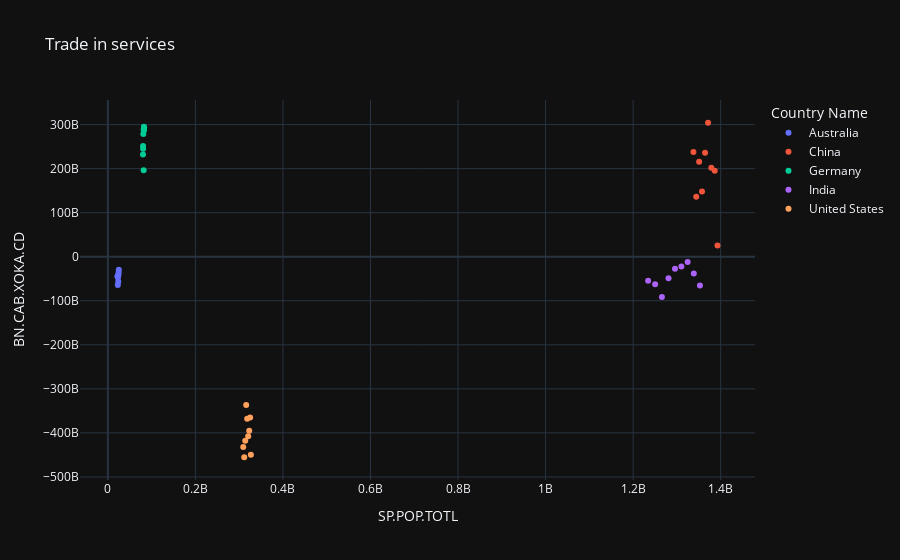

Source (notebook cell):
### Markdown cell above
## Trade in services of different countries from 2010-2018

### Code cell
import pandas as pd
import plotly.express as px

import plotly.io as pio

pio.templates.default = "plotly_dark"
fig = px.scatter(df2, x="SP.POP.TOTL", y="BN.CAB.XOKA.CD", color="Country Name",title="Trade in services")
fig.show()

### Figure 1 — Plotly figure (JSON) as saved in the notebook; plotly's stock layout.template omitted (floating-point values rounded to 4 significant figures)
{"data": [{"hovertemplate": "Country Name=Australia<br>SP.POP.TOTL=%{x}<br>BN.CAB.XOKA.CD=%{y}<extra></extra>", "legendgroup": "Australia", "marker": {"color": "#636efa", "symbol": "circle"}, "mode": "markers", "name": "Australia", "orientation": "v", "showlegend": true, "type": "scatter", "x": [22031750, 22340024, 22733465, 23128129, 23475686, 23815995, 24190907, 24601860, 24982688], "xaxis": "x", "y": [-44710000000.0, -44430000000.0, -64480000000.0, -47870000000.0, -43400000000.0, -56960000000.0, -41040000000.0, -35950000000.0, -29780000000.0], "yaxis": "y"}, {"hovertemplate": "Country Name=China<br>SP.POP.TOTL=%{x}<br>BN.CAB.XOKA.CD=%{y}<extra></extra>", "legendgroup": "China", "marker": {"color": "#EF553B", "symbol": "circle"}, "mode": "markers", "name": "China", "orientation": "v", "showlegend": true, "type": "scatter", "x": [1337705000, 1344130000, 1350695000, 1357380000, 1364270000, 1371220000, 1378665000, 1386395000, 1392730000], "xaxis": "x", "y": [237800000000.0, 136100000000.0, 215400000000.0, 148200000000.0, 236000000000.0, 304200000000.0, 202200000000.0, 195100000000.0, 25500000000.0], "yaxis": "y"}, {"hovertemplate": "Country Name=Germany<br>SP.POP.TOTL=%{x}<br>BN.CAB.XOKA.CD=%{y}<extra></extra>", "legendgroup": "Germany", "marker": {"color": "#00cc96", "symbol": "circle"}, "mode": "markers", "name": "Germany", "orientation": "v", "showlegend": true, "type": "scatter", "x": [81776930, 80274983, 80425823, 80645605, 80982500, 81686611, 82348669, 82657002, 82905782], "xaxis": "x", "y": [196200000000.0, 232000000000.0, 251600000000.0, 245400000000.0, 278700000000.0, 288600000000.0, 295100000000.0, 287200000000.0, 293200000000.0], "yaxis": "y"}, {"hovertemplate": "Country Name=India<br>SP.POP.TOTL=%{x}<br>BN.CAB.XOKA.CD=%{y}<extra></extra>", "legendgroup": "India", "marker": {"color": "#ab63fa", "symbol": "circle"}, "mode": "markers", "name": "India", "orientation": "v", "showlegend": true, "type": "scatter", "x": [1234281170, 1250288729, 1265782790, 1280846129, 1295604184, 1310152403, 1324509589, 1338658835, 1352617328], "xaxis": "x", "y": [-54520000000.0, -62520000000.0, -91470000000.0, -49120000000.0, -27310000000.0, -22460000000.0, -12110000000.0, -38170000000.0, -65600000000.0], "yaxis": "y"}, {"hovertemplate": "Country Name=United States<br>SP.POP.TOTL=%{x}<br>BN.CAB.XOKA.CD=%{y}<extra></extra>", "legendgroup": "United States", "marker": {"color": "#FFA15A", "symbol": "circle"}, "mode": "markers", "name": "United States", "orientation": "v", "showlegend": true, "type": "scatter", "x": [309321666, 311556874, 313830990, 315993715, 318301008, 320635163, 322941311, 324985539, 326687501], "xaxis": "x", "y": [-432002000000, -455297000000, -418112000000, -336853000000, -367812000000, -407356000000, -394867000000, -365261000000, -449700000000], "yaxis": "y"}], "layout": {"legend": {"title": {"text": "Country Name"}, "tracegroupgap": 0}, "title": {"text": "Trade in services"}, "xaxis": {"anchor": "y", "domain": [0, 1], "title": {"text": "SP.POP.TOTL"}}, "yaxis": {"anchor": "x", "domain": [0, 1], "title": {"text": "BN.CAB.XOKA.CD"}}}}
